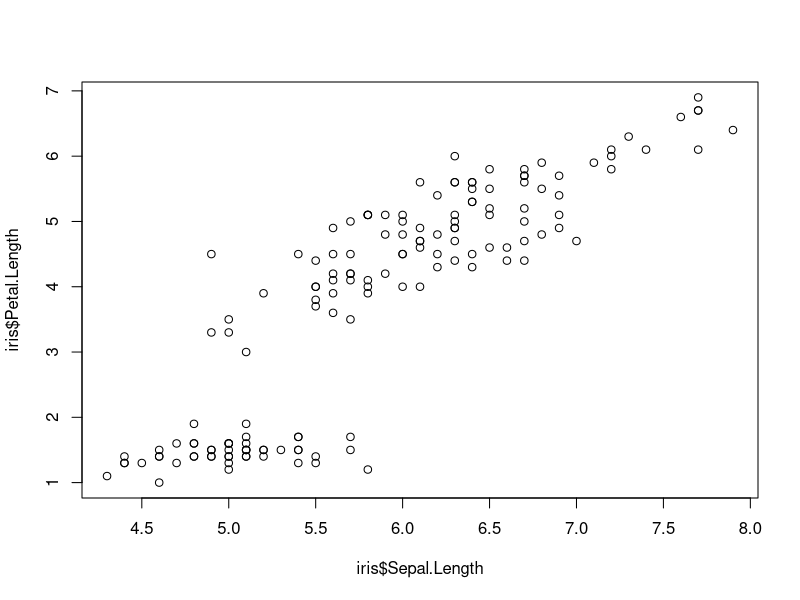
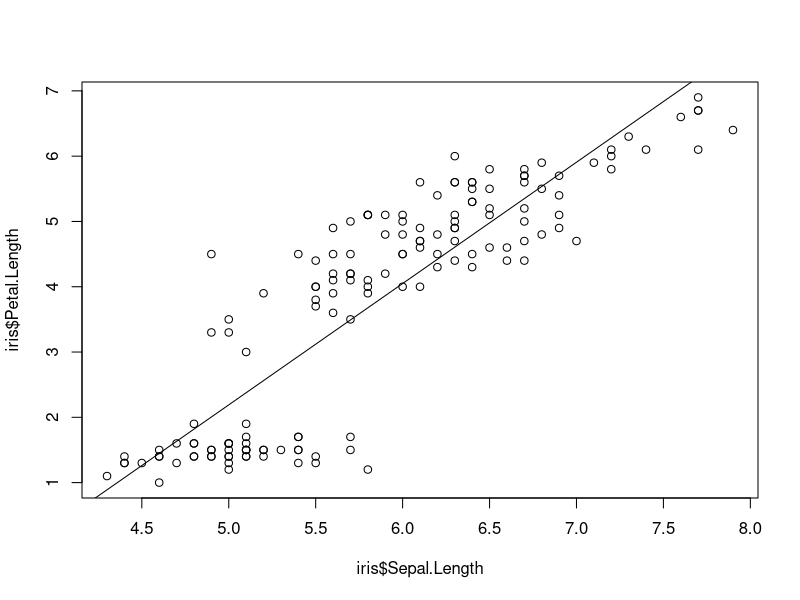
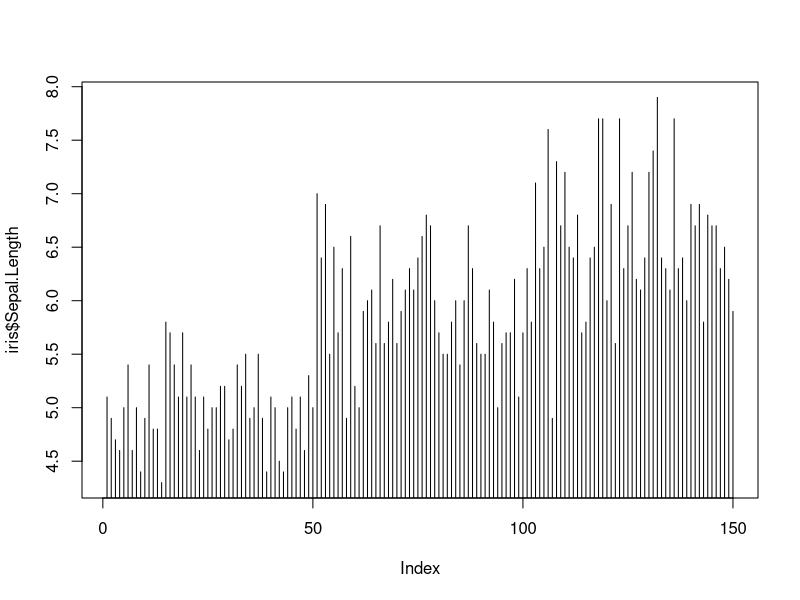
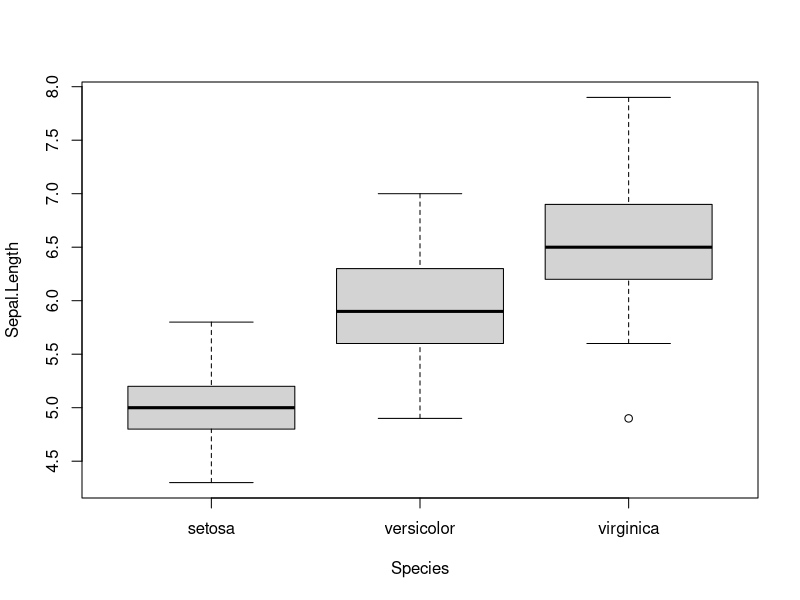
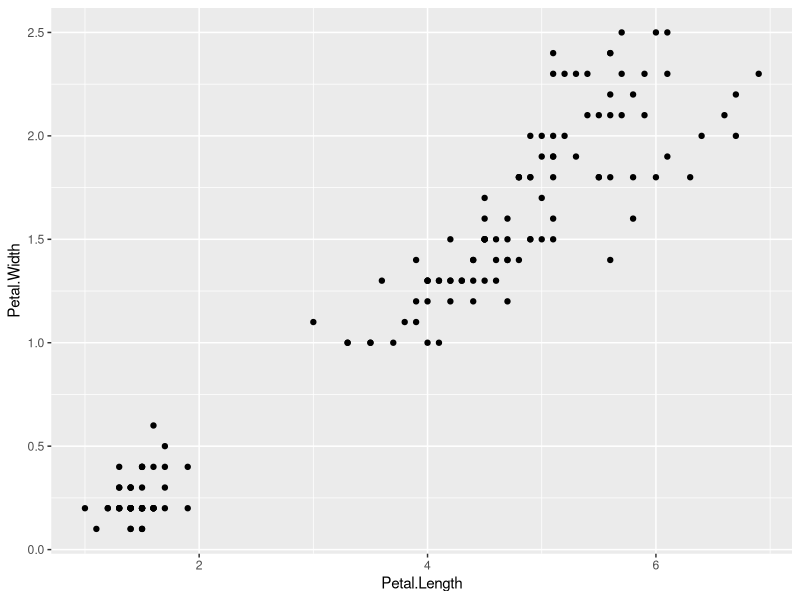
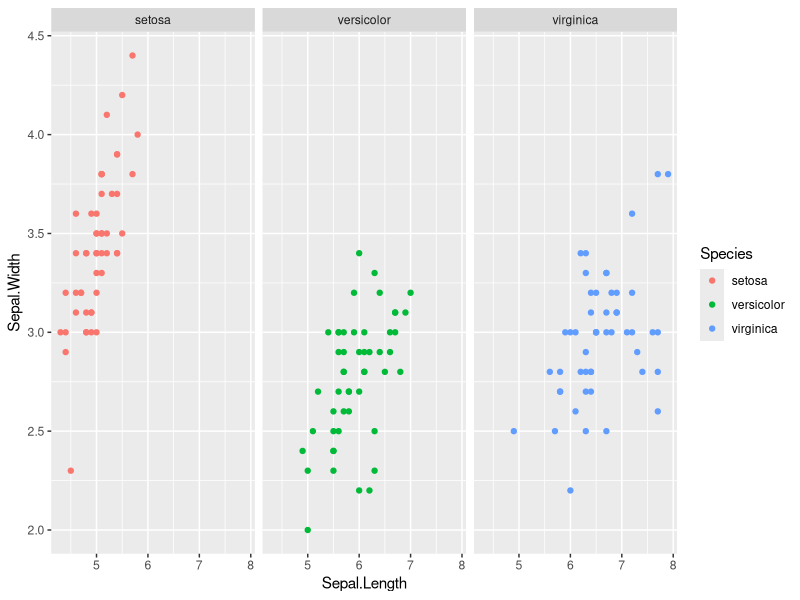
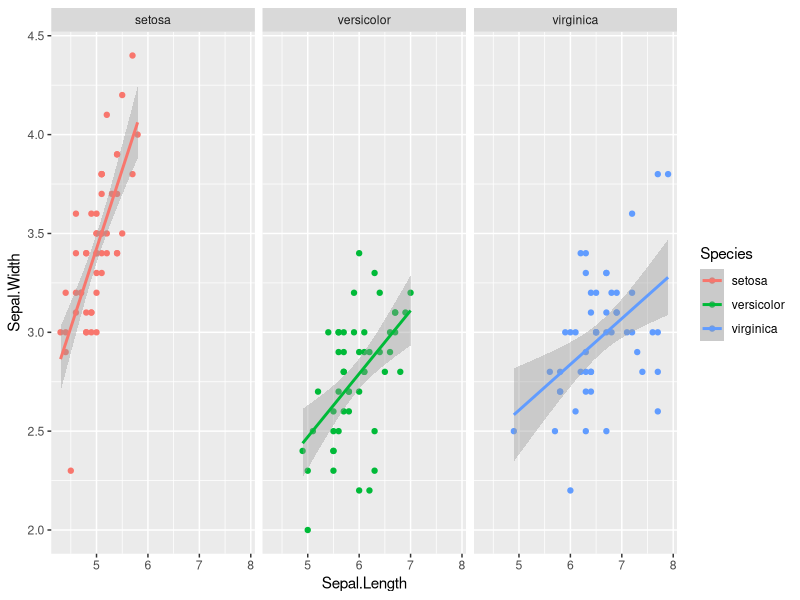
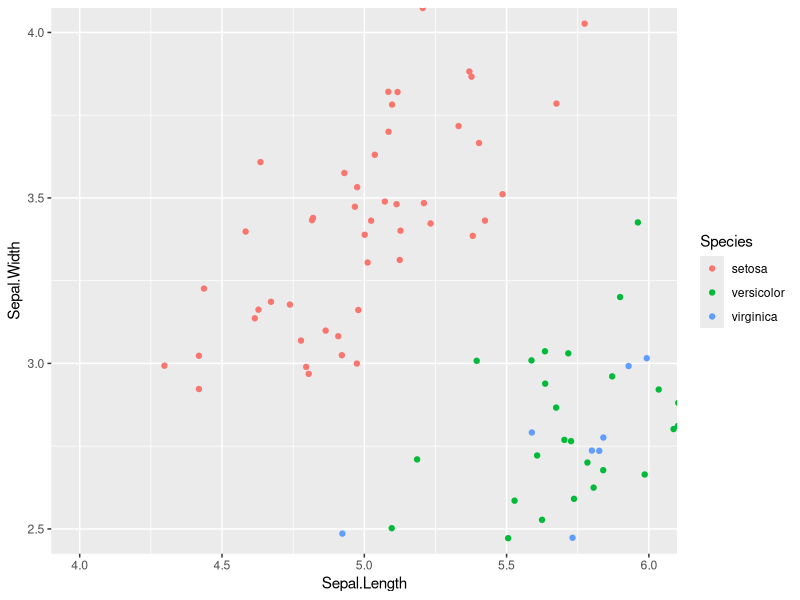

Recreate these plots in R, in order. (Note: this script raises an error after producing the figures.)
## Script created as part of Software carpentry workshop on basic R code
## August 26-27, 2017 at the University of Arizona

#----------------------------------------------------------------------------------------
# Plotting with basic R-----
#----------------------------------------------------------------------------------------

# Something that every researcher knows is important is communicating your findings, and
# we often do that with plots. We can create fine tuned plots in R using BASE R, without
# using additional packages.

# Let's read in a dataset, called iris and take a look at it.

library(readr)
iris <- read_delim("datasets/iris.txt", delim="\t")

str(iris)
# Classes ‘tbl_df’, ‘tbl’ and 'data.frame':	150 obs. of  5 variables:
#  $ Sepal.Length: num  5.1 4.9 4.7 4.6 5 5.4 4.6 5 4.4 4.9 ...
#  $ Sepal.Width : num  3.5 3 3.2 3.1 3.6 3.9 3.4 3.4 2.9 3.1 ...
#  $ Petal.Length: num  1.4 1.4 1.3 1.5 1.4 1.7 1.4 1.5 1.4 1.5 ...
#  $ Petal.Width : num  0.2 0.2 0.2 0.2 0.2 0.4 0.3 0.2 0.2 0.1 ...
#  $ Species     : chr  "setosa" "setosa" "setosa" "setosa" ...

# This dataset has information on plants of 3 types of irises. They've measured the length
# and width of the petals of the flower and the sepals (green parts that often surround
# the flower).

# Let’s make three main kinds of plot using base R—a scatterplot, a histogram, and a
# boxplot—then we’ll make these same plots using a R package specifically designed for
# making plots and figures called ggplot.

#<< Scatterplot >> ----------------------------------------------------------------------

# The basic plot function is plot(x, y, ….) which x corresponding to your x-variable and
# y to the y-variable. Let’s plot sepal length as a function of petal length.

plot(iris$Sepal.Length, iris$Petal.Length)

# We see a scatterplot that shows there is a positive association between sepal and petal
# length. To add a linear regression line, you would need to use two commands abline()
# and lm(). lm() is used to fit linear models and uses the arguments lm(y ~ x), while
# abline will actually fit a line to the most recent plot. Let’s try it out.

plot(iris$Sepal.Length, iris$Petal.Length)
abline(lm(iris$Petal.Length ~ iris$Sepal.Length))

#<< Histogram >> ------------------------------------------------------------------------

# Plot will default to a scatterplot, but if you want a histogram then you need to use the
# type argument.

plot(iris$Sepal.Length, type = 'h')

#<< Boxplot >> --------------------------------------------------------------------------

# To make a boxplot, you can use the function boxplot(x ~ y, data = dataframe). Let’s plot
# sepal length as a function of species.

boxplot(Sepal.Length ~ Species, data = iris)

# If you ever want to change what order the categories on the x-axis are displayed in you
# would need to order the factor levels of that column.

# Plotting in base R can be flexible and you can actually do a lot with it, but many
# people find ggplot more user friendly and easier to learn. Let’s move on and learn how
# to do these plots using the ggplot package. Whichever you decide to use, there is a lot
# of help online if you need it.

#----------------------------------------------------------------------------------------
# Plotting with ggplot-----
#----------------------------------------------------------------------------------------

library(ggplot2)

ggplot(data = iris, aes(x=Petal.Length, y=Petal.Width)) + 
     geom_point()

# ggplot2 works on the idea that every plot has three essential elements:
# 1. Data: The dataset being plotted.
# 2. Aesthetics: The scales onto which we map our data.
# 3. Geometries: The visual elements used for our data.

# In other words, we have the dataset, the space onto which we will plot our data (axes),
# and the visualization we will use to plot each datapoint (scatterplot, barplot,
# boxplot). These are the 3 elements we will discuss today.

# ggplot2 makes this a little more comprehensive by adding the following:
# 1. Facets: Plotting small multiples.
# 2. Statistics: Representations of our data to aid understanding.
# 3. Coordinates: The space on which the data will be plotted.
# 4. Themes: All non-data ink.

# Let's look at some examples
# Facets:
ggplot(iris, aes(Sepal.Length, Sepal.Width, color = Species)) +
     geom_point() + 
     facet_grid(.~Species)

# Statistics
ggplot(iris, aes(Sepal.Length, Sepal.Width, color = Species)) +
     geom_point() + facet_grid(.~Species) + 
     geom_smooth(method = "lm")

# Axes coordinates
ggplot(iris, aes(Sepal.Length, Sepal.Width, color=Species)) + 
     geom_jitter() + 
     coord_cartesian(xlim = c(4,6), ylim=c(2.5,4))

# Themes
ggplot(iris, aes(x=Species, y=Sepal.Width, fill=Species)) +
     geom_boxplot(alpha=0.6, width=0.5) + 
     theme_dark()

ggplot(iris, aes(x=Species, y=Sepal.Width, fill=Species)) +
     geom_boxplot(alpha=0.6, width=0.5) + 
     theme_light()

# ggplot2 is great because you can start with a small amount of code and it can expand
# rapidly to customize the plot.
ggplot(iris, aes(x=Species, y=Sepal.Width)) +
     geom_violin(alpha=0.5, show.legend = FALSE, aes(fill = Species)) + 
     stat_boxplot(geom ='errorbar', width=0.25) +
     geom_boxplot(width=0.5, show.legend = FALSE) + 
     geom_dotplot(binaxis="y", stackdir="center", 
                  position="dodge", dotsize=0.75, aes(fill=Species)) + 
     ggtitle("Sepal width for three species of iris") + 
     labs(x="Iris Species", y="Sepal Width") + 
     theme_classic() + 
     theme(axis.title = element_text(size=15),
           plot.title = element_text(size = 24, hjust = 0.5),
           axis.text = element_text(size=13, color = "black")) +
     scale_fill_manual(values = c("#3A9276","#F14705","#4F68A1")) 


# Another example of a more traditional publication ready plot. 
# See markdown for the reference link.
Normal <- c(0.83, 0.79, 0.99, 0.69)
Cancer <- c(0.56, 0.56, 0.64, 0.52)
m <- c(mean(Normal), mean(Cancer))
s <- c(sd(Normal), sd(Cancer))
d <- data.frame(V=c("Normal", "Cancer"), mean=m, sd=s)
d$V <- factor(d$V, levels=c("Normal", "Cancer"))

ggplot(d, aes(V, mean, fill=V, width=.5)) + 
     geom_errorbar(aes(ymin=mean, ymax=mean+sd, width=.2), 
                   position=position_dodge(width=.8)) + 
     geom_bar(stat="identity", position=position_dodge(width=.8), colour="black") + 
     scale_fill_manual(values=c("grey80", "white")) + 
     theme_bw() +theme(legend.position="none") + xlab("") + ylab("") + 
     theme(axis.text.x = element_text(face="bold", size=14), 
           axis.text.y = element_text(face="bold", size=14)) + 
     scale_y_continuous(expand=c(0,0), limits=c(0, 1.2), breaks=seq(0, 1.2, by=.2)) + 
     geom_segment(aes(x=1, y=.98, xend=1, yend=1.1)) + 
     geom_segment(aes(x=2, y=.65, xend=2, yend=1.1)) + 
     geom_segment(aes(x=1, y=1.1, xend=2, yend=1.1)) + 
     annotate("text", x=1.5, y=1.06, label="*")

#<< Syntax >> --------------------------------------------------------------------------

# The basic syntax of ggplot2 is to start the line with the function ggplot().
# In the parentheses, you want at minimum to name your dataset.

ggplot(iris)

# Notice that it opens the Plot window, but nothing is there. That's because we haven't
# yet told it what to do with our dataset.

# Next we have to give it the aesthetics. That is, how do we want to represent our data.

# We do this by adding an argument called aes(). Note that the aesthetics have to be
# within these parentheses.

# The most straightforward thing to add is the columns we want to plot on the axes.

ggplot(iris, aes(x=Sepal.Length))

# Notice it opens the Plot window, and there's even an axis, but no data has been plotted.
# This is because we haven't told it what kind of plot (geometry) we want.

# ggplot has several plot types, or geometries, that each start with geom_.
# The ones you'll likely use the most are:

# geom_point - scatter plots
# geom_histogram - for histograms
# geom_boxplot - for boxplots
# geom_bar - for barplots

# Let's try plotting the same thing but add the geom_point.

ggplot(iris, aes(x=Sepal.Length)) + 
     geom_point()
# Error: geom_point requires the following missing aesthetics: y

# We get an error, because scatterplots need an x and a y axis.

# We can also add another layer. We'll add one called geom_smooth, which allows us to add
# a trend line or spline.

ggplot(iris, aes(x=Sepal.Length, y=Sepal.Width)) + 
     geom_point() + 
     geom_smooth()

# The default for geom_smooth() is a spline. We can do a trendline by adding an argument,
# method = "lm". Remember, you can use the help() function to find out all the options
# available for a function. Ggplot2 also has extensive and easy to understand
# documentation (see resources document).

# Note: An important point is that each "layer" of complexity is drawn "in order", meaning
# that it renders the plot in the order that you type it. This means that the last "layer"
# will lay on top of the one before it.

# Let's instead try a histogram.

ggplot(iris, aes(x=Sepal.Length)) + 
     geom_histogram()

# This one works, and you should see the histogram, which shows how many datapoints lie in
# each bin.

# Note: You also get a warning, stating that the binwidth wasn't defined, so a default was
# used.

#<< Extra options >> -------------------------------------------------------------------

#--Histogram----
# Let's start with the histogram we just made and check out a few of the features we can
# tweak.

ggplot(iris, aes(x=Sepal.Length)) +
     geom_histogram()

# If we add a grouping feature, we can change the fill color of the bars based on species.
# We do this using the fill argument.

ggplot(iris, aes(x=Sepal.Length, fill=Species)) + 
     geom_histogram()

# These histograms are stacked on each other, but what if instead we want them independent
# of each other. We can use the position argument in the geom_histogram call to fix this.
# If we change it to identity, it gives each species it's own histogram overlaid on each
# other. It's difficult to see, so I've also added the alpha argument, which changes how
# see through each layer is.

ggplot(iris, aes(x=Sepal.Length, fill=Species)) + 
     geom_histogram(position="identity", alpha=0.5)

# Let's compare this to the original plot with the layer 50% see through. 
# Notice how it's all one stacked layer.

ggplot(iris, aes(x=Sepal.Length, fill=Species)) + 
     geom_histogram(alpha=0.5)

#--Scatterplots----
# We can also change the appeal and readability of plots. Let's take a look at
# scatterplots and how we can change things to help explore our data. First, let's try
# changing the color. If we give it a continuous variable, it creates a gradient.

ggplot(iris, aes(x=Sepal.Length, y=Sepal.Width, color=Sepal.Width)) + 
     geom_point()

# If instead we give it a categorical variable, such as Species, it assigns colors.

ggplot(iris, aes(x=Sepal.Length, y=Sepal.Width, color=Species)) + 
     geom_point()

# We can also just assign a color that we like.

ggplot(iris, aes(x=Sepal.Length, y=Sepal.Width, color="coral")) + 
     geom_point()

#**Note: The color option is inside the aesthetics aes() function!
     
# For scatterplots, we can also assign shapes. Shapes only make sense if used with
# categorical data.

ggplot(iris, aes(x=Sepal.Length, y=Sepal.Width, shape=Species)) + 
     geom_point()

# Sometimes, points stack up on each other, and we need to spread them out a bit. This is
# called overplotting, and we can address it by making the points transparent, or by
# "jittering" the points just a little so they aren't all stacked on top of each other. We
# can do this by adding a position argument to the geom_point() layer.

ggplot(iris, aes(x=Sepal.Length, y=Sepal.Width, shape=Species)) + 
     geom_point(position="jitter")

# Alternately, we can use the geom_jitter geometry. It works just like the geom_point
# geometry, by moving the points a little so that you can prevent overplotting.

ggplot(iris, aes(x=Species, y=Sepal.Length)) + 
     geom_point()

ggplot(iris, aes(x=Species, y=Sepal.Length)) + 
     geom_jitter()

# We can control the amount of jitter with the width argument.

ggplot(iris, aes(x=Species, y=Sepal.Length)) + 
     geom_jitter(width=0.25)

# You can customize all of the colors and shapes instead of leaving it default. In the
# resources section of the GitHub repo, you can find information on these more advanced
# topics.

#--Boxplot----

# For a basic boxplot, you can use ‘geom_boxplot()’
ggplot(iris, aes(x=Species, y=Sepal.Length)) + 
     geom_boxplot()

# We can also change the color of a boxplot.
ggplot(iris, aes(x=Species, y=Sepal.Length, color=Species)) + 
     geom_boxplot()

# It outlined the boxes. But say we want to fill in the boxes instead. For this, we need
# to use the fill option.
ggplot(iris, aes(x=Species, y=Sepal.Length, fill=Species)) + 
     geom_boxplot()

#--Barplot----

# There are a few additional features on barplots. We'll start with a basic barplot.
ggplot(iris, aes(Petal.Width)) + 
     geom_bar()

# We get a bar for each plot. Note that this probably isn't the best way to visualize this
# data, but I just want to give you an example of ways to customize a bar plot.

# Bar plots have some additional functionality. For example, we can add an aesthetic to
# consider Species. This creates a stacked barplot.

ggplot(iris, aes(Sepal.Length, fill=Species)) + 
     geom_bar()

# Just like with the histogram, we can change how these bars lay around each other with
# the position argument, which we have to add to the geom_bar() statement

ggplot(iris, aes(Sepal.Length, fill=Species)) + 
     geom_bar(position = "dodge")

ggplot(iris, aes(Sepal.Length, fill=Species)) +
     geom_bar(position = "fill")

ggplot(iris, aes(Sepal.Length, fill=Species)) +
     geom_bar(position = "stack")

# Notice how the bars change as we change the position.

# You can continue to add elements to the graph (e.g. changing the axes and adding titles)
# by adding lines with ‘+’. Here are some basic elements you can add:
     
# xlab(label) changes x-axis label
# ylab(label) changes y-axis label
# ggtitle(label, subtitle = NULL) Adds plot title and an optional subtitle
# theme() can be used to change the background, remove grid, and change the border
# facet_grid() divides a single graph into multiple graphs in a grid based on categorical
#     data e.g. for the iris data, you could have separate graphs for each species by
#     adding
ggplot(iris, aes(x=Sepal.Length, y=Sepal.Width, color=Sepal.Width)) +
     geom_point() +
     facet_grid(. ~ Species) +
     xlab('Sepal length (mm)') +
     ylab('Sepal width (mm)') +
     theme_classic()

# Note: Pretty much anything that you would like to change can be. You can find numerous
# examples by googling what you want to change (e.g. google ‘remove background grid
# ggplot’). Additionally, there are resources to help you in our resources document.
